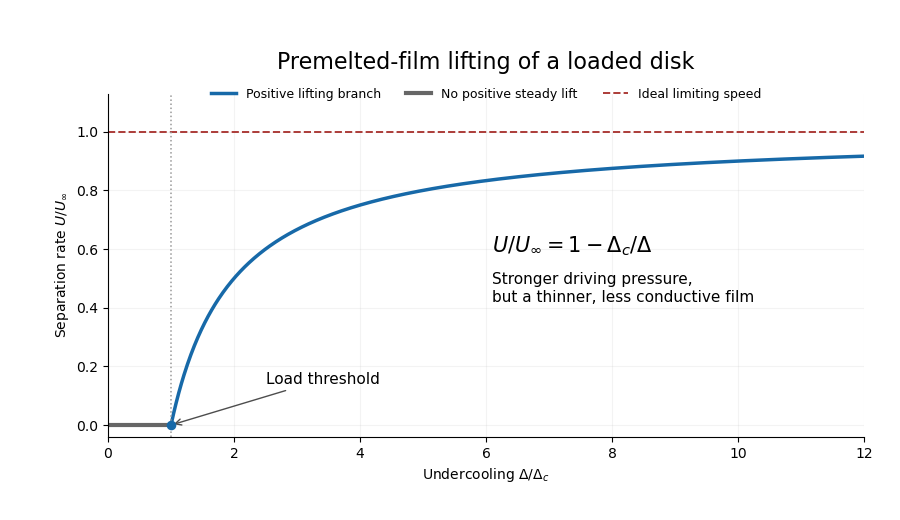

Write the Python code that produced this figure.
"""Original premelted-film lift curve. Python 3.14; NumPy/Matplotlib root pins.

Write an opaque basename PNG to the caller's current directory.
Caller owns MPLCONFIGDIR and MPLBACKEND.
"""
from pathlib import Path
import numpy as np
import matplotlib.pyplot as plt


def main():
    fig, ax = plt.subplots(figsize=(9.0, 5.2), dpi=100, facecolor="white")
    fig.subplots_adjust(left=0.12, right=0.96, bottom=0.16, top=0.82)
    x = np.linspace(1.0, 12.0, 801)
    ax.plot(x, 1 - 1/x, color="#1769a8", linewidth=2.5, label="Positive lifting branch")
    ax.plot([0, 1], [0, 0], color="0.4", linewidth=3, label="No positive steady lift")
    ax.axhline(1, color="#ac3c38", linestyle="--", linewidth=1.4, label="Ideal limiting speed")
    ax.axvline(1, color="0.6", linestyle=":", linewidth=1.1)
    ax.scatter([1], [0], s=35, color="#1769a8", zorder=4)
    ax.annotate("Load threshold", xy=(1, 0), xytext=(2.5, 0.14),
                arrowprops={"arrowstyle": "->", "color": "0.3"}, fontsize=11)
    ax.text(6.1, 0.59, r"$U/U_\infty=1-\Delta_c/\Delta$", fontsize=15)
    ax.text(6.1, 0.42, "Stronger driving pressure,\nbut a thinner, less conductive film", fontsize=11)
    ax.set(xlim=(0, 12), ylim=(-0.04, 1.13),
           xlabel=r"Undercooling $\Delta/\Delta_c$", ylabel=r"Separation rate $U/U_\infty$")
    ax.set_title("Premelted-film lifting of a loaded disk", fontsize=16, pad=18)
    ax.legend(loc="upper center", bbox_to_anchor=(0.5, 1.05), ncol=3, fontsize=9, frameon=False)
    ax.set_facecolor("white")
    ax.grid(alpha=0.15)
    ax.spines["top"].set_visible(False)
    ax.spines["right"].set_visible(False)
    fig.savefig(Path.cwd()/"paper-75-premelted-lift.png", facecolor="white", transparent=False, dpi=100)
    plt.close(fig)


if __name__ == "__main__":
    main()
